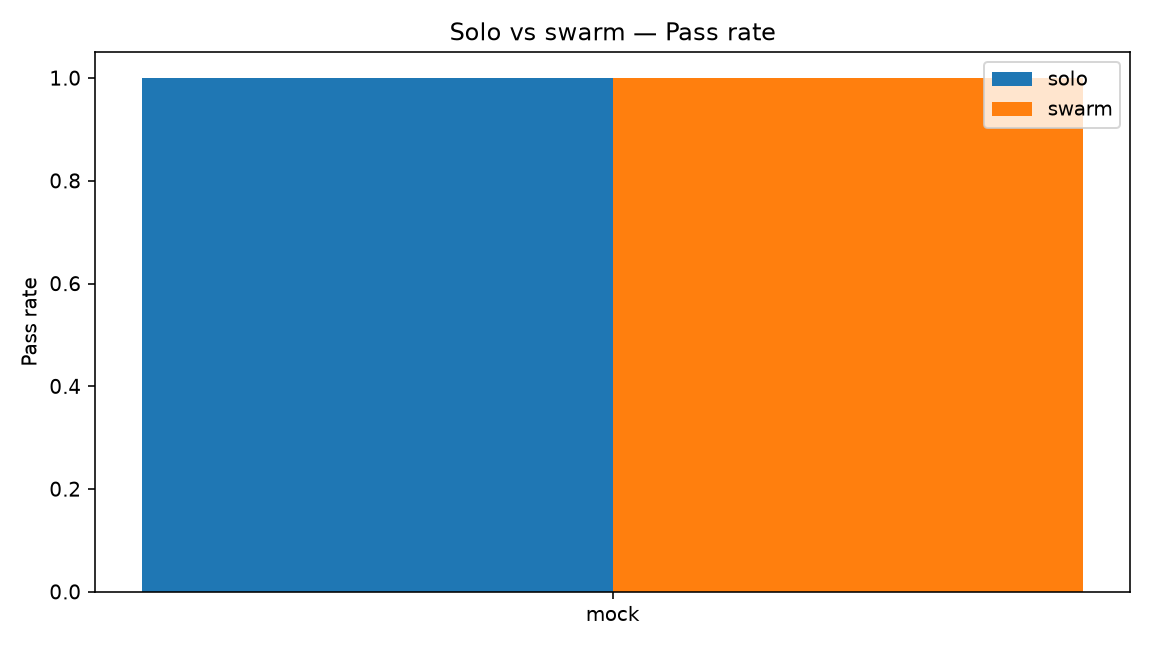
#> input picture docs/demo/report/pass_rate.png, 1152 x 648 px
$ python generate_demo_artifacts.py
#> lines starting #> are read from the running program, lines starting #| are printed output that depends on the picture
#> (the call stopped at in _run, `proc = subprocess.run(cmd, cwd=cwd, capture_output=True, text=True, ch..`: subprocess is not available in this run)
#> (the call stopped at in _run, `proc = subprocess.run(cmd, cwd=cwd, capture_output=True, text=True, ch..`: subprocess is not available in this run)
#> (the call stopped at in _run, `proc = subprocess.run(cmd, cwd=cwd, capture_output=True, text=True, ch..`: subprocess is not available in this run)
#> (the call stopped at in _run, `proc = subprocess.run(cmd, cwd=cwd, capture_output=True, text=True, ch..`: subprocess is not available in this run)
#> (the call stopped at in _run, `proc = subprocess.run(cmd, cwd=cwd, capture_output=True, text=True, ch..`: subprocess is not available in this run)
#> (the call stopped at in _run, `proc = subprocess.run(cmd, cwd=cwd, capture_output=True, text=True, ch..`: subprocess is not available in this run)
#!/usr/bin/env python3
"""Generate committed demo artifacts (MOCK data) for docs/demo/."""

from __future__ import annotations

import json
import shutil
import subprocess
import sys
import time
from pathlib import Path

ROOT = Path(__file__).resolve().parents[2]
DEMO = Path(__file__).resolve().parent


def _run(cmd: list[str], cwd: Path) -> str:
    proc = subprocess.run(cmd, cwd=cwd, capture_output=True, text=True, check=True)
    return (proc.stdout + proc.stderr).strip()


def _write_cast(lines: list[tuple[float, str, str]]) -> None:
    cast_path = DEMO / "swarm-vs-solo-mock.cast"
    header = {"version": 2, "width": 100, "height": 26, "timestamp": int(time.time())}
    with cast_path.open("w", encoding="utf-8") as handle:
        handle.write(json.dumps(header) + "\n")
        t = 0.0
        for kind, text in lines:
            t += 0.4
            handle.write(json.dumps([t, kind, text]) + "\n")


def _write_gif_from_charts(chart_paths: list[Path], gif_path: Path) -> None:
    from PIL import Image, ImageDraw

    frames: list[Image.Image] = []
    target_size = (800, 460)
    for chart in chart_paths:
        if not chart.is_file():
            continue
        base = Image.open(chart).convert("RGBA")
#> base is the input picture: PIL image 1152x648 RGBA; mean R, G, B, A 179.4, 167.2, 151.1, 255
        base.thumbnail((800, 400), Image.Resampling.LANCZOS)
#> base: PIL image 711x400 RGBA
        canvas = Image.new("RGBA", target_size, (15, 23, 42, 255))
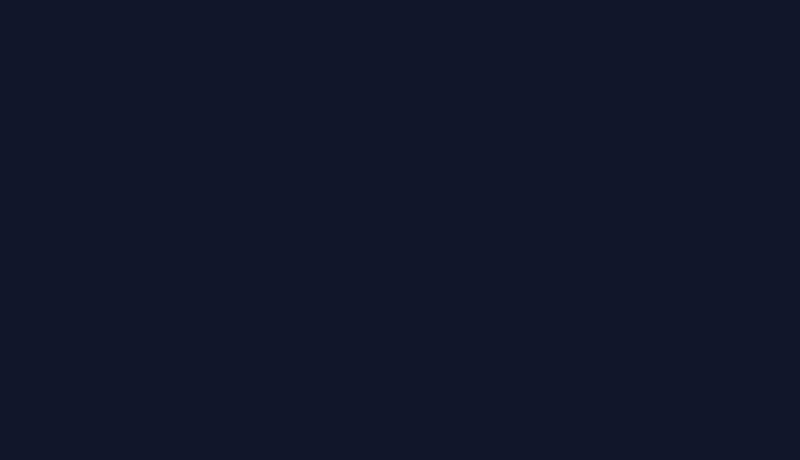
#> canvas: PIL image 800x460 RGBA; mean R, G, B, A 15, 23, 42, 255
        ox = (target_size[0] - base.width) // 2
#> ox = 44
        oy = 36 + (400 - base.height) // 2
#> oy = 36
        canvas.paste(base, (ox, oy), base)
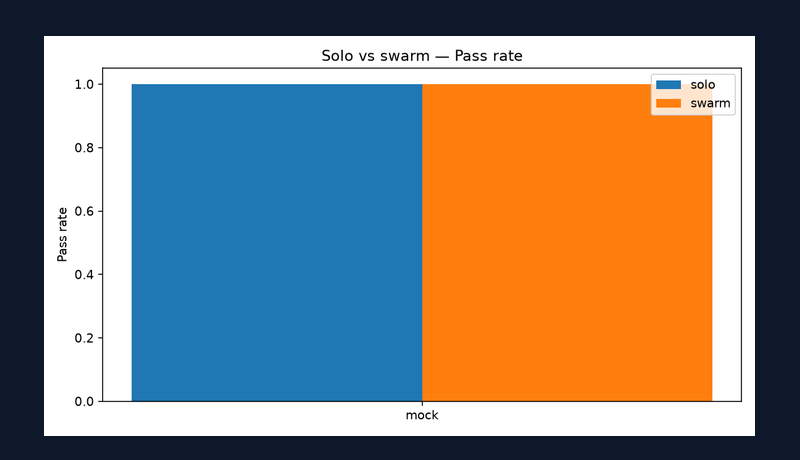
#> canvas: PIL image 800x460 RGBA; mean R, G, B, A 141.8, 134.3, 126.1, 255
        draw = ImageDraw.Draw(canvas)
        title = chart.stem.replace("_", " ").title()
        draw.text((24, 12), f"MOCK report — {title}", fill=(248, 250, 252))
        draw.text(
            (24, target_size[1] - 28),
            "Deterministic mock adapter · not real agents",
            fill=(148, 163, 184),
        )
        frames.append(canvas.convert("P", palette=Image.ADAPTIVE))
#> pass 2 of the loop in _write_gif_from_charts, `for chart in chart_paths:`:
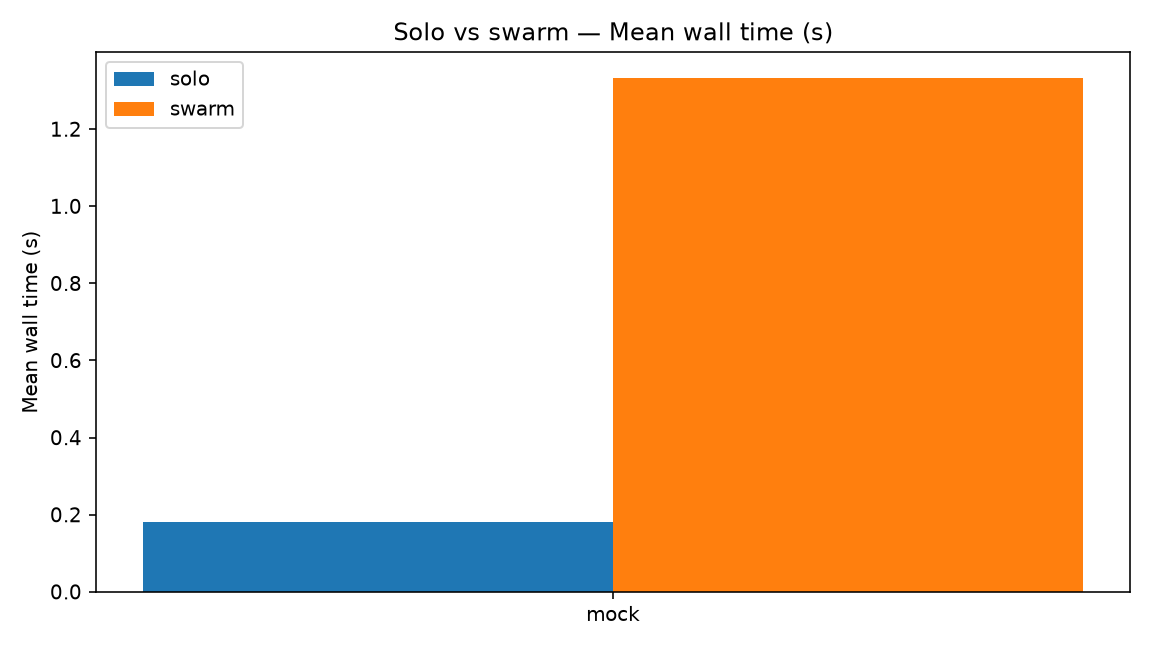
#> input picture docs/demo/report/mean_wall_time.png, 1152 x 648 px
#> in _write_gif_from_charts, base is the input picture: PIL image 1152x648 RGBA; mean R, G, B, A 241.8, 204.3, 170.4, 255
#> base: PIL image 711x400 RGBA
#> in _write_gif_from_charts, `canvas.paste(base, (ox, oy), base)`:
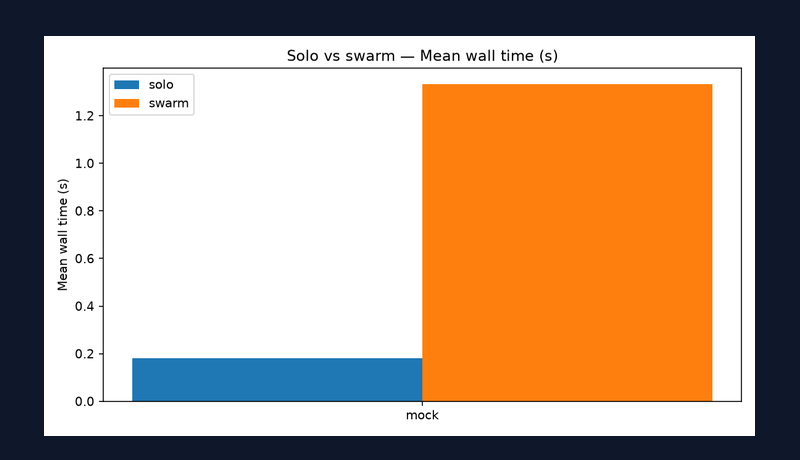
#> canvas: PIL image 800x460 RGBA; mean R, G, B, A 190.1, 162.9, 141, 255
#> pass 3 of the loop in _write_gif_from_charts, `for chart in chart_paths:`:
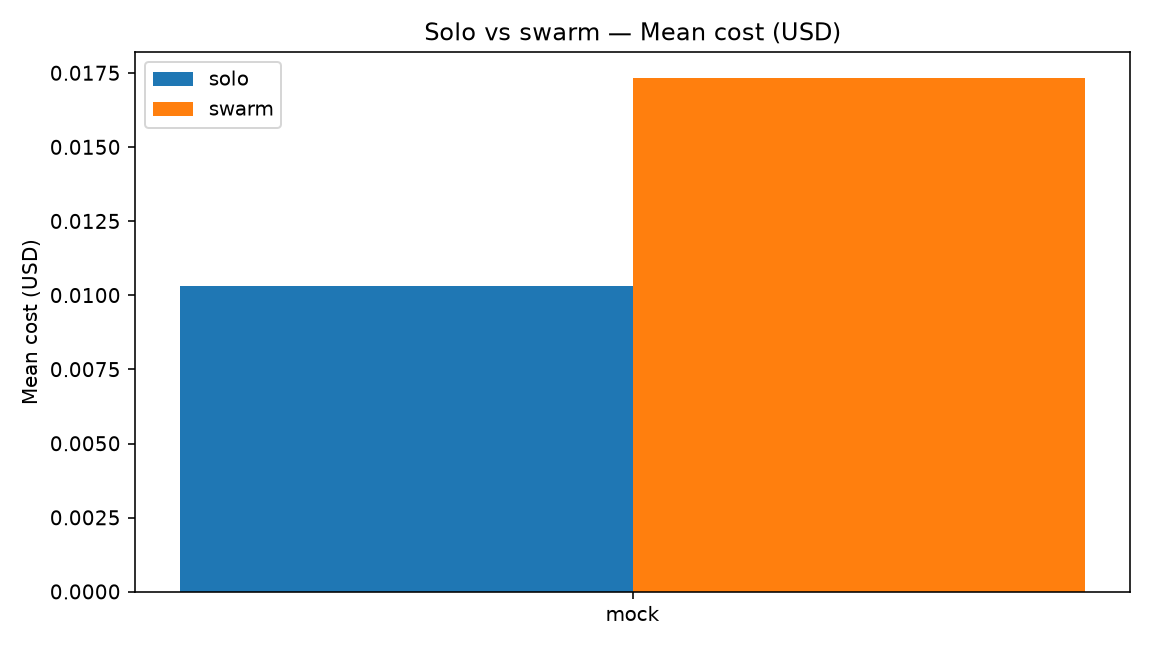
#> input picture docs/demo/report/mean_cost.png, 1152 x 648 px
#> in _write_gif_from_charts, base is the input picture: PIL image 1152x648 RGBA; mean R, G, B, A 209.6, 186.1, 162.2, 255
#> base: PIL image 711x400 RGBA
#> in _write_gif_from_charts, `canvas.paste(base, (ox, oy), base)`:
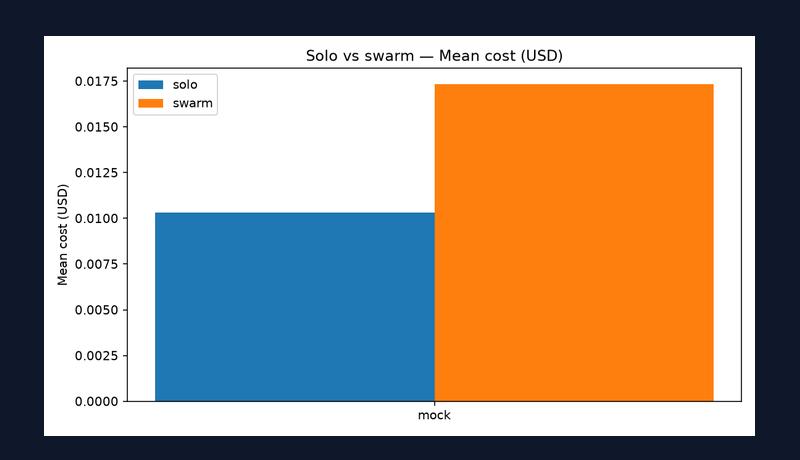
#> canvas: PIL image 800x460 RGBA; mean R, G, B, A 165.2, 148.8, 134.7, 255
#> the loop made 6 passes; the first 3 are shown

    if not frames:
        return
    hold = frames + frames  # linger on each chart
    hold[0].save(
        gif_path,
        save_all=True,
        append_images=hold[1:],
        duration=1200,
        loop=0,
    )
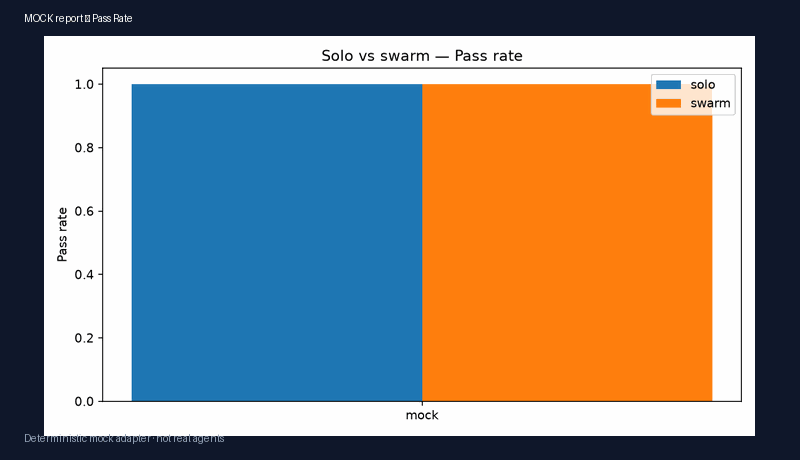
#> saved as report-preview.gif: PIL image 800x460 P; mean R, G, B 141.5, 134, 125.8


def main() -> int:
    results = DEMO / "mock-runs.jsonl"
    report_dir = DEMO / "report"
    if results.exists():
        results.unlink()
    if report_dir.exists():
        shutil.rmtree(report_dir)

    transcript: list[tuple[str, str]] = []
    py = sys.executable
    svs_bin = shutil.which("svs")
    svs_prefix = [svs_bin] if svs_bin else [py, "-m", "svs.cli"]

    def step(args: list[str]) -> None:
        cmd = svs_prefix + args
        out = _run(cmd, ROOT)
        transcript.append(("i", " ".join(cmd) + "\n"))
        for line in out.splitlines():
            transcript.append(("o", line + "\r\n"))

    _run([py, "-m", "pip", "install", "-e", ".", "-q"], ROOT)
    step(
        [
            "run",
            "--tasks",
            "builtin",
            "--mode",
            "solo",
            "--agent",
            "mock",
            "--limit",
            "4",
            "--results",
            str(results),
        ]
    )
    step(
        [
            "run",
            "--tasks",
            "builtin",
            "--mode",
            "swarm",
            "--agent",
            "mock",
            "--limit",
            "4",
            "--results",
            str(results),
        ]
    )
    step(
        [
            "run",
            "--tasks",
            "builtin",
            "--mode",
            "solo",
            "--agent",
            "mock",
            "--limit",
            "6",
            "--harness",
            "fixed",
            "--results",
            str(results),
        ]
    )
    step(
        [
            "run",
            "--tasks",
            "builtin",
            "--mode",
            "solo",
            "--agent",
            "mock",
            "--limit",
            "6",
            "--harness",
            "coevolve",
            "--batch-size",
            "2",
            "--run-dir",
            str(DEMO / "coevolve-run"),
            "--results",
            str(results),
        ]
    )
    step(["report", "--results", str(results), "--output", str(report_dir)])

    _write_cast(transcript)
    charts = [
        report_dir / "pass_rate.png",
        report_dir / "mean_wall_time.png",
        report_dir / "mean_cost.png",
        report_dir / "harness_pass_rate_by_batch.png",
        report_dir / "harness_revision_count.png",
        report_dir / "harness_eval_cost_time.png",
    ]
    _write_gif_from_charts(charts, DEMO / "report-preview.gif")
    print("Wrote demo artifacts under", DEMO)
    return 0


if __name__ == "__main__":
    raise SystemExit(main())
#> (the program exits here)
